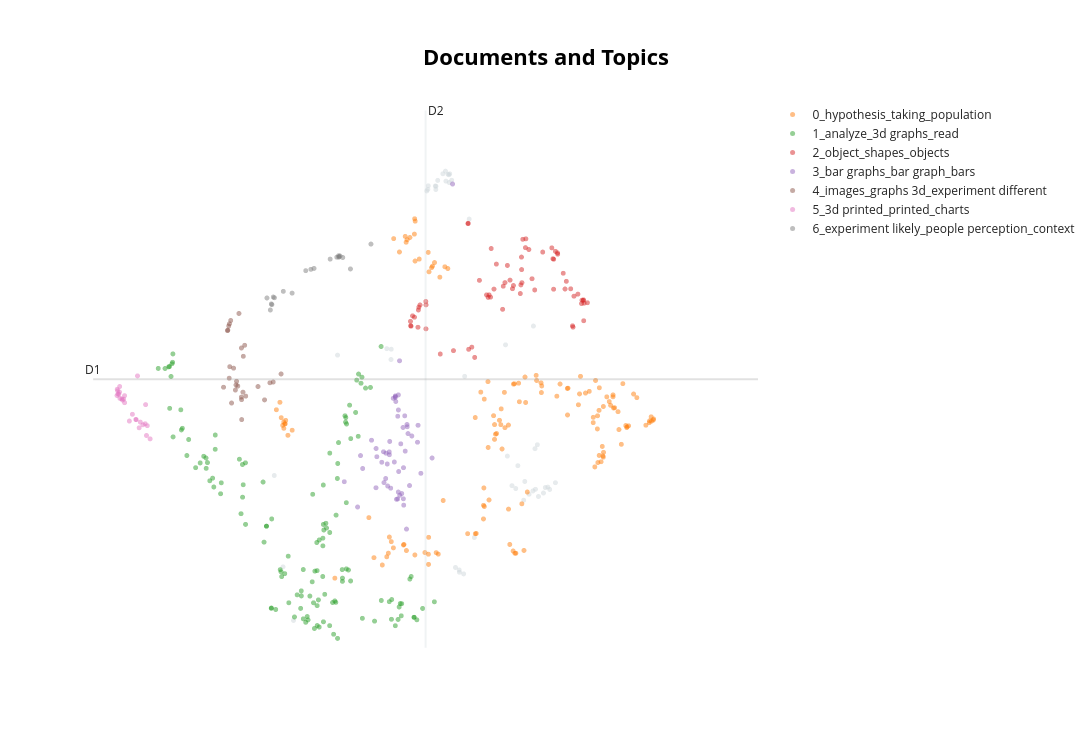

Write notebook code for a chart like this one.
### Code cell
model_q2.visualize_documents(docs_q2, hide_annotations=True)
